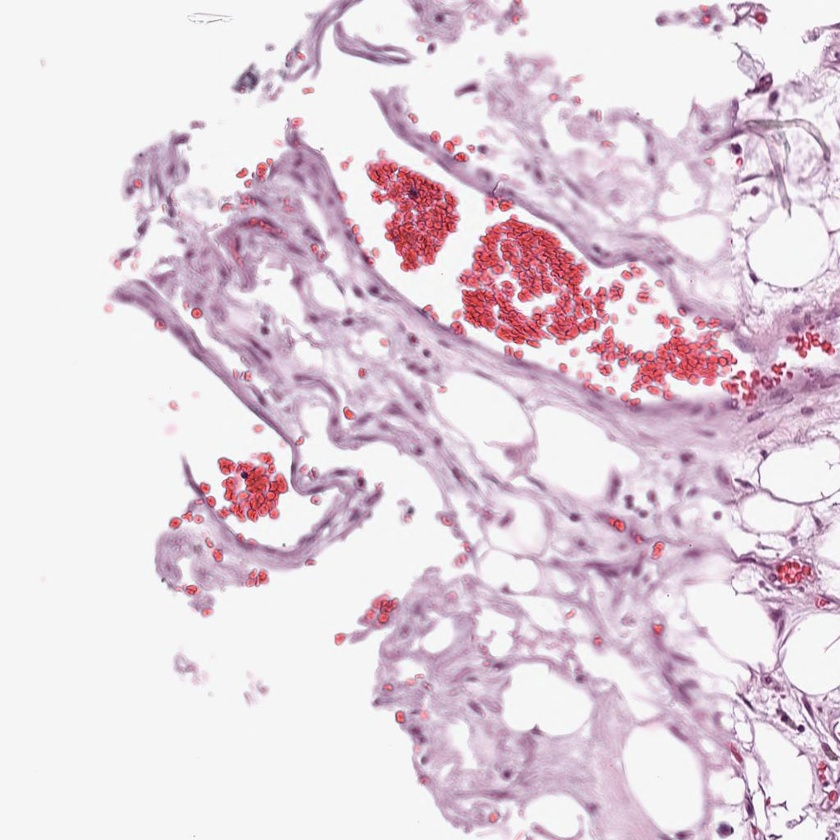
#> input picture Images/img_3.jpg, 840 x 840 px, shrunk from 1024 x 1024 before the run
$ python color_space.py
#> lines starting #> are read from the running program, lines starting #| are printed output that depends on the picture
"""
About HSV images
"""
import cv2
from skimage import io
import matplotlib.pyplot as plt

img_file = "Images/img_3.jpg"
c_cv = cv2.imread(img_file, 1)
#> c_cv is the input picture: shape (840, 840, 3); mean B, G, R 220.7, 210.9, 226.2
g_cv = cv2.imread(img_file, 0)

c_sk = io.imread(img_file, as_gray= False)
g_sk = io.imread(img_file, as_gray= True)

print("Shape of color image(OpenCV): ", c_cv.shape)
#| Shape of color image(OpenCV):  (840, 840, 3)
print("Shape of gray image(OpenCV): ", g_cv.shape)
#| Shape of gray image(OpenCV):  (840, 840)
print("Shape of color image(skimage): ", c_sk.shape)
#| Shape of color image(skimage):  (840, 840, 3)
print("Shape of gray image(skimage): ", g_sk.shape)
#| Shape of gray image(skimage):  (840, 840)

# splitting c_cv image into three chanel B,G,R
b, g, r = cv2.split(c_cv)
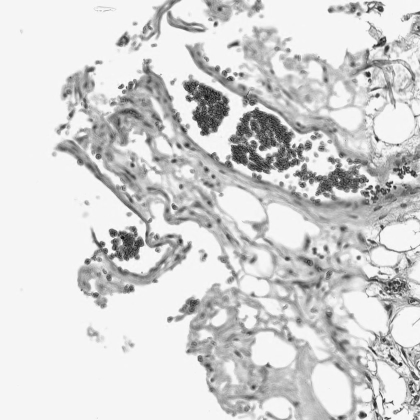
#> g: shape (840, 840) (shown at 1/2 size); min 0, max 255, mean 210.9
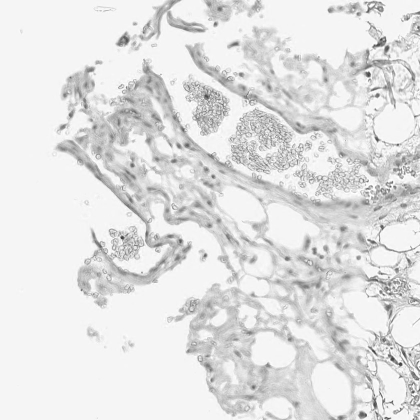
#> r: shape (840, 840) (shown at 1/2 size); min 53, max 255, mean 226.2

## Converting BGR to HSV image
hsv_img = cv2.cvtColor(c_cv, cv2.COLOR_BGR2HSV)
#> hsv_img: shape (840, 840, 3); mean H, S, V 90.6, 20.9, 226.7

# splitting HSV image into H,S,V channel
h,s,v = cv2.split(hsv_img)
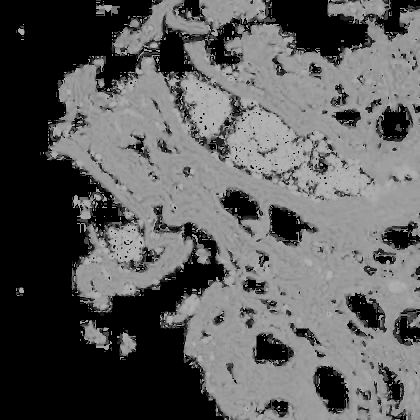
#> h: shape (840, 840) (shown at 1/2 size); min 0, max 179, mean 90.6
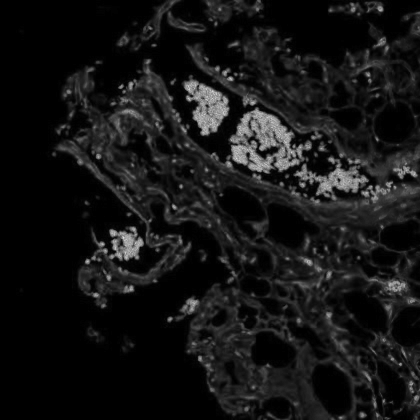
#> s: shape (840, 840) (shown at 1/2 size); min 0, max 255, mean 20.9

# converting BRG image into LAB image
lab_img = cv2.cvtColor(c_cv, cv2.COLOR_BGR2LAB)
#> lab_img: shape (840, 840, 3); mean of channels 0, 1, 2 219.1, 135.4, 125.3
# splitting LAB image into three separate channel
l,a,b = cv2.split(lab_img)
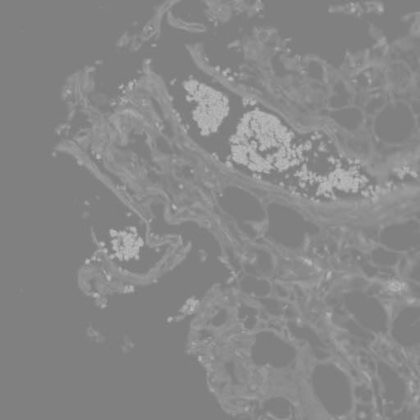
#> a: shape (840, 840) (shown at 1/2 size); min 121, max 190, mean 135.4
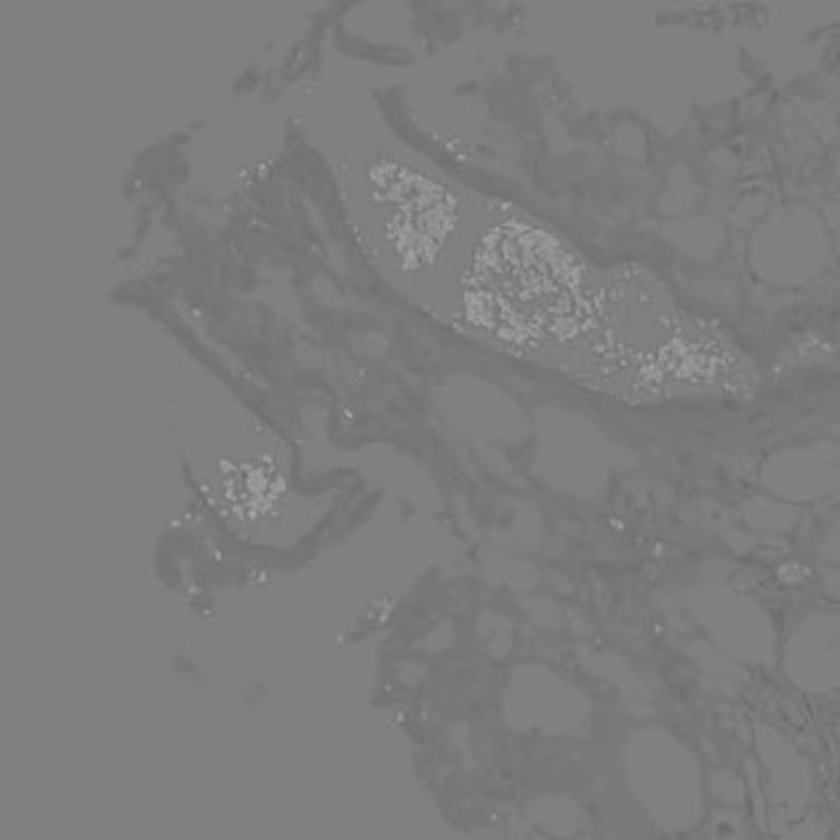
#> b: shape (840, 840); min 103, max 167, mean 125.3

fig = plt.figure(figsize=(20,20))

ax1 = fig.add_subplot(3,4,1)
plt.imshow(b, cmap="gray")
ax1.title.set_text("B")

ax2 = fig.add_subplot(3,4,2)
plt.imshow(g, cmap= 'gray')
ax2.title.set_text("G")

ax3 = fig.add_subplot(3,4,3)
plt.imshow(r,cmap= 'gray')
ax3.title.set_text("R")

ax4 = fig.add_subplot(3,4,4)
plt.imshow(c_cv )
ax4.title.set_text("Original")

ax5 = fig.add_subplot(3,4,5)
plt.imshow(h, cmap="gray")
ax5.title.set_text("H")

ax6 = fig.add_subplot(3,4,6)
plt.imshow(s, cmap= 'gray')
ax6.title.set_text("S")

ax7 = fig.add_subplot(3,4,7)
plt.imshow(v, cmap= 'gray')
ax7.title.set_text("V")

ax8 = fig.add_subplot(3,4,8)
plt.imshow(c_cv )
ax8.title.set_text("Original")

ax9 = fig.add_subplot(3,4,9)
plt.imshow(l, cmap="gray")
ax9.title.set_text("L")

ax10 = fig.add_subplot(3,4,10)
plt.imshow(a, cmap= 'gray')
ax10.title.set_text("A")

ax11 = fig.add_subplot(3,4,11)
plt.imshow(b, cmap= 'gray')
ax11.title.set_text("B")

ax12 = fig.add_subplot(3,4,12)
plt.imshow(c_cv )
ax12.title.set_text("Original")

plt.show()

$ run again, with Images/img_1.jpg copied over Images/img_3.jpg
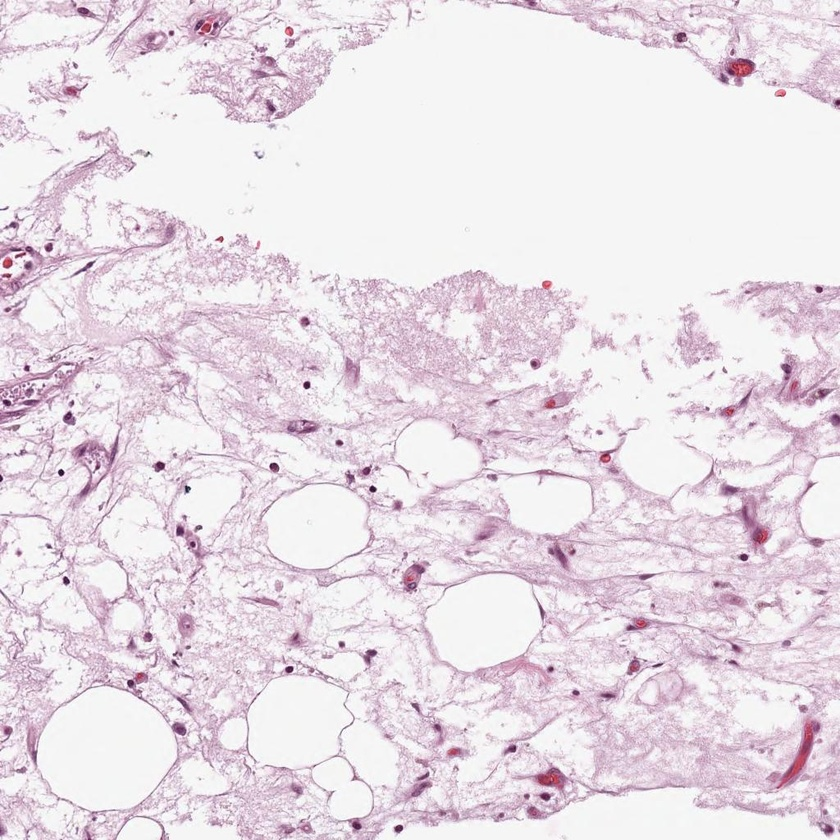
#> input picture Images/img_1.jpg, 840 x 840 px, shrunk from 1024 x 1024 before the run
#> c_cv is the input picture: shape (840, 840, 3); mean B, G, R 229.6, 221.7, 232
#| Shape of color image(OpenCV):  (840, 840, 3)
#| Shape of gray image(OpenCV):  (840, 840)
#| Shape of color image(skimage):  (840, 840, 3)
#| Shape of gray image(skimage):  (840, 840)
#> hsv_img: shape (840, 840, 3); mean H, S, V 104.8, 13.1, 232.3
#> `h,s,v = cv2.split(hsv_img)`:
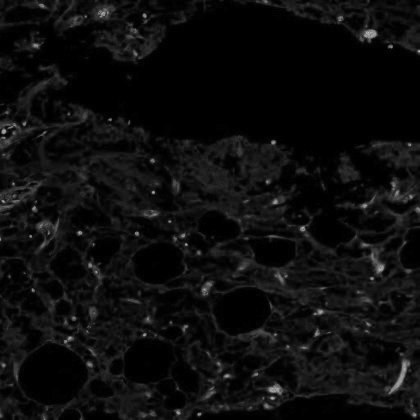
#> s: shape (840, 840) (shown at 1/2 size); min 0, max 211, mean 13.1
#> lab_img: shape (840, 840, 3); mean of channels 0, 1, 2 227.7, 133, 125.4
#> `l,a,b = cv2.split(lab_img)`:
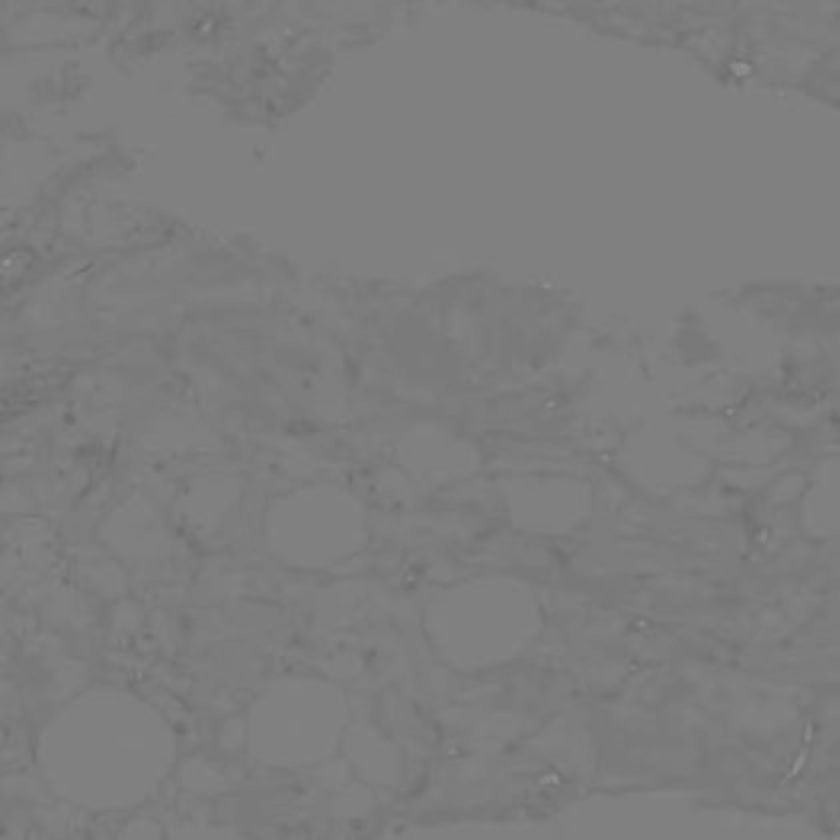
#> b: shape (840, 840); min 108, max 147, mean 125.4

$ run again, with Images/img_2.jpg copied over Images/img_3.jpg
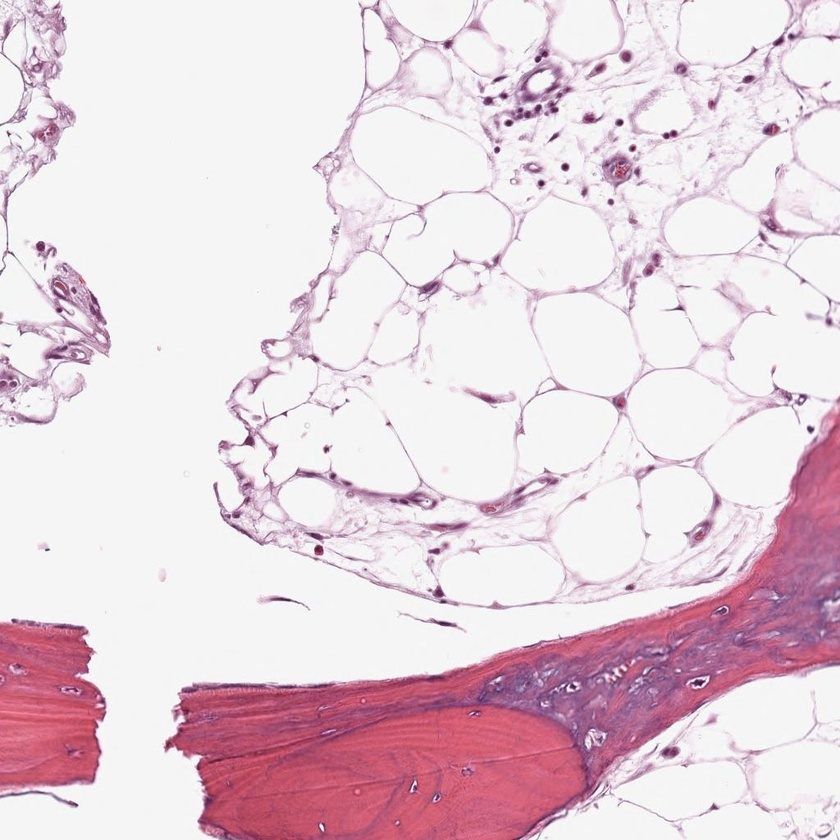
#> input picture Images/img_2.jpg, 840 x 840 px, shrunk from 1024 x 1024 before the run
#> c_cv is the input picture: shape (840, 840, 3); mean B, G, R 218.5, 209.9, 229.1
#| Shape of color image(OpenCV):  (840, 840, 3)
#| Shape of gray image(OpenCV):  (840, 840)
#| Shape of color image(skimage):  (840, 840, 3)
#| Shape of gray image(skimage):  (840, 840)
#> hsv_img: shape (840, 840, 3); mean H, S, V 82.2, 26.7, 229.5
#> `h,s,v = cv2.split(hsv_img)`:
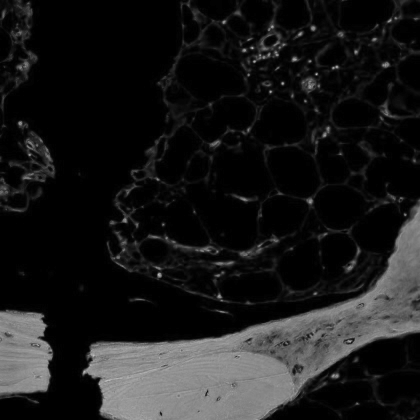
#> s: shape (840, 840) (shown at 1/2 size); min 0, max 215, mean 26.7
#> lab_img: shape (840, 840, 3); mean of channels 0, 1, 2 219.1, 136.7, 126.8
#> `l,a,b = cv2.split(lab_img)`:
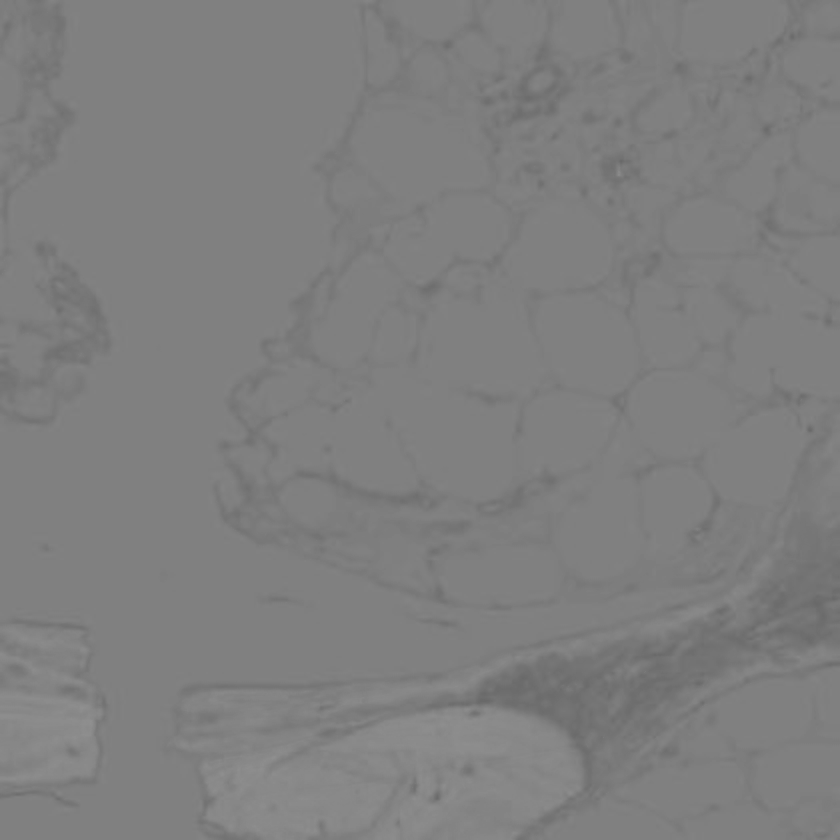
#> b: shape (840, 840); min 105, max 144, mean 126.8
